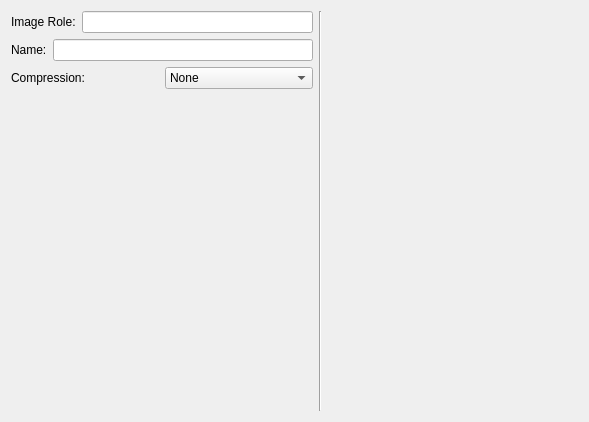
<?xml version="1.0" encoding="UTF-8"?>
<ui version="4.0">
 <class>ImageWidget</class>
 <widget class="QWidget" name="ImageWidget">
  <property name="geometry">
   <rect>
    <x>0</x>
    <y>0</y>
    <width>589</width>
    <height>422</height>
   </rect>
  </property>
  <property name="windowTitle">
   <string>Form</string>
  </property>
  <layout class="QHBoxLayout" name="horizontalLayout_4">
   <item>
    <layout class="QVBoxLayout" name="verticalLayout">
     <item>
      <layout class="QHBoxLayout" name="horizontalLayout_3">
       <item>
        <widget class="QLabel" name="label">
         <property name="text">
          <string>Image Role:</string>
         </property>
        </widget>
       </item>
       <item>
        <widget class="QLineEdit" name="lineEdit_Role"/>
       </item>
      </layout>
     </item>
     <item>
      <layout class="QHBoxLayout" name="horizontalLayout_2">
       <item>
        <widget class="QLabel" name="label_2">
         <property name="text">
          <string>Name:</string>
         </property>
        </widget>
       </item>
       <item>
        <widget class="QLineEdit" name="lineEdit_Name"/>
       </item>
      </layout>
     </item>
     <item>
      <layout class="QHBoxLayout" name="horizontalLayout">
       <item>
        <widget class="QLabel" name="label_3">
         <property name="text">
          <string>Compression:</string>
         </property>
        </widget>
       </item>
       <item>
        <widget class="QComboBox" name="comboBox_Compression">
         <item>
          <property name="text">
           <string>None</string>
          </property>
         </item>
         <item>
          <property name="text">
           <string>DXT1</string>
          </property>
         </item>
         <item>
          <property name="text">
           <string>DXT3</string>
          </property>
         </item>
         <item>
          <property name="text">
           <string>DXT5</string>
          </property>
         </item>
        </widget>
       </item>
      </layout>
     </item>
     <item>
      <spacer name="verticalSpacer">
       <property name="orientation">
        <enum>Qt::Orientation::Vertical</enum>
       </property>
       <property name="sizeHint" stdset="0">
        <size>
         <width>20</width>
         <height>40</height>
        </size>
       </property>
      </spacer>
     </item>
    </layout>
   </item>
   <item>
    <widget class="Line" name="line">
     <property name="orientation">
      <enum>Qt::Orientation::Vertical</enum>
     </property>
    </widget>
   </item>
   <item>
    <layout class="QVBoxLayout" name="verticalLayout_2">
     <item>
      <widget class="QLabel" name="label_Preview">
       <property name="minimumSize">
        <size>
         <width>250</width>
         <height>250</height>
        </size>
       </property>
       <property name="maximumSize">
        <size>
         <width>250</width>
         <height>250</height>
        </size>
       </property>
       <property name="text">
        <string/>
       </property>
      </widget>
     </item>
     <item>
      <spacer name="verticalSpacer_2">
       <property name="orientation">
        <enum>Qt::Orientation::Vertical</enum>
       </property>
       <property name="sizeHint" stdset="0">
        <size>
         <width>20</width>
         <height>40</height>
        </size>
       </property>
      </spacer>
     </item>
    </layout>
   </item>
  </layout>
 </widget>
 <resources/>
 <connections/>
</ui>
